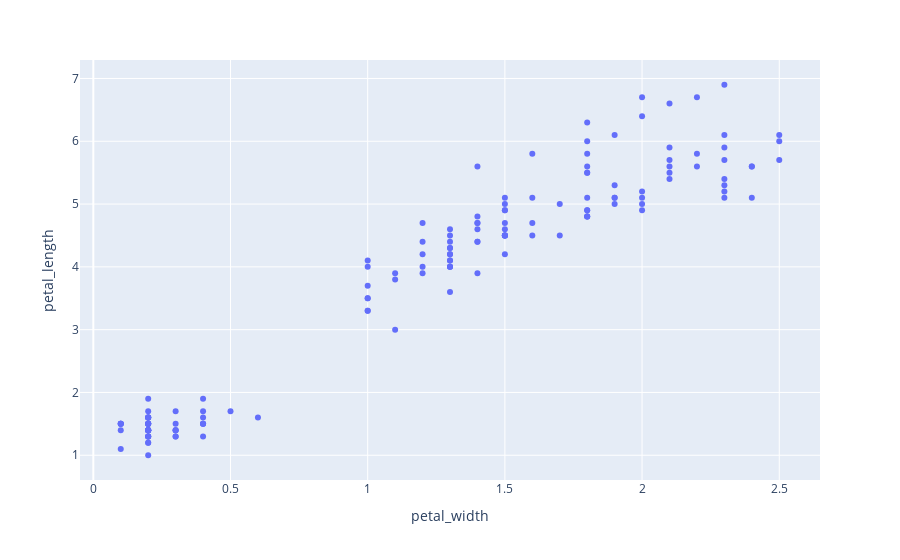

The notebook cell this image was saved under:
### Markdown cell above
# Plotly

### Code cell
df = px.data.iris() 
  
fig = px.scatter(df, y="petal_length", x="petal_width") 
  
fig.show()

### Figure 1 — Plotly figure (JSON) as saved in the notebook; plotly's stock layout.template omitted (floating-point values rounded to 4 significant figures; data arrays with more than 128 entries replaced by an {"elided": "..."} marker saying what was removed)
{"data": [{"hovertemplate": "petal_width=%{x}<br>petal_length=%{y}<extra></extra>", "legendgroup": "", "marker": {"color": "#636efa", "symbol": "circle"}, "mode": "markers", "name": "", "orientation": "v", "showlegend": false, "type": "scatter", "x": {"elided": "150 float values"}, "xaxis": "x", "y": {"elided": "150 float values"}, "yaxis": "y"}], "layout": {"legend": {"tracegroupgap": 0}, "margin": {"t": 60}, "xaxis": {"anchor": "y", "domain": [0, 1], "title": {"text": "petal_width"}}, "yaxis": {"anchor": "x", "domain": [0, 1], "title": {"text": "petal_length"}}}}
